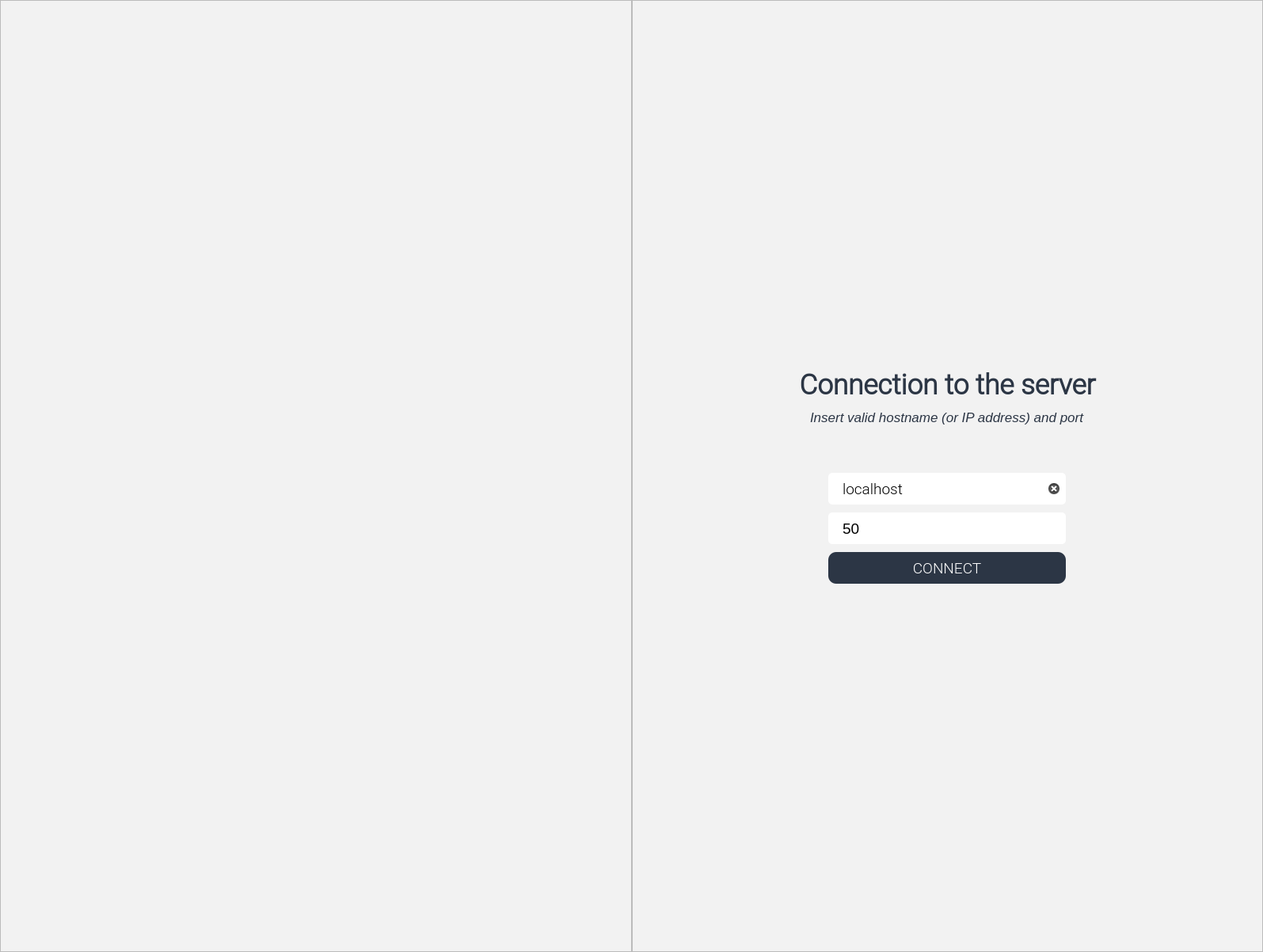
<?xml version="1.0" encoding="UTF-8"?>
<ui version="4.0">
 <class>ConnectionForm</class>
 <widget class="QWidget" name="ConnectionForm">
  <property name="geometry">
   <rect>
    <x>0</x>
    <y>0</y>
    <width>1595</width>
    <height>1202</height>
   </rect>
  </property>
  <property name="sizePolicy">
   <sizepolicy hsizetype="Preferred" vsizetype="Preferred">
    <horstretch>0</horstretch>
    <verstretch>0</verstretch>
   </sizepolicy>
  </property>
  <property name="maximumSize">
   <size>
    <width>16777215</width>
    <height>16777215</height>
   </size>
  </property>
  <property name="windowTitle">
   <string>Write TOgheter </string>
  </property>
  <property name="windowIcon">
   <iconset resource="resource.qrc">
    <normaloff>:/images/app/logo_black.png</normaloff>:/images/app/logo_black.png</iconset>
  </property>
  <property name="styleSheet">
   <string notr="true">* {
	font-family: &quot;Roboto Light&quot;;
	font-size: 14pt;
}

QFrame {
	background-color: #f2f2f2;
}

QLine {
	color: grey;
}

QLineEdit,QSpinBox {
	background-color: white;
	padding: 5px 16px 5px;
    border-radius: 5px;
}

QLineEdit:focus, QSpinBox:focus {
	border: 2px solid rgb(44, 54, 69);
}

QPushButton#connect {
	background-color: rgb(44, 54, 69);
	border-radius: 10px;
	color: white;
}

QPushButton#connect:hover {
	background-color: rgb(30,37,58);
}

QPushButton#connect:pressed {
	border-radius: 15px;
}

QLabel#instructions {
	font-style: italic;
	font-size: 13pt;
}

QLabel {
	color: rgb(44, 54, 69);
}</string>
  </property>
  <layout class="QHBoxLayout" name="horizontalLayout">
   <property name="spacing">
    <number>0</number>
   </property>
   <property name="leftMargin">
    <number>0</number>
   </property>
   <property name="topMargin">
    <number>0</number>
   </property>
   <property name="rightMargin">
    <number>0</number>
   </property>
   <property name="bottomMargin">
    <number>0</number>
   </property>
   <item>
    <widget class="QFrame" name="logo">
     <property name="sizePolicy">
      <sizepolicy hsizetype="Preferred" vsizetype="Preferred">
       <horstretch>0</horstretch>
       <verstretch>0</verstretch>
      </sizepolicy>
     </property>
     <property name="frameShape">
      <enum>QFrame::StyledPanel</enum>
     </property>
     <property name="frameShadow">
      <enum>QFrame::Raised</enum>
     </property>
     <layout class="QGridLayout" name="gridLayout">
      <property name="leftMargin">
       <number>50</number>
      </property>
      <property name="topMargin">
       <number>50</number>
      </property>
      <property name="rightMargin">
       <number>50</number>
      </property>
      <property name="bottomMargin">
       <number>50</number>
      </property>
      <item row="0" column="0">
       <widget class="QLabel" name="label_2">
        <property name="maximumSize">
         <size>
          <width>16777215</width>
          <height>16777215</height>
         </size>
        </property>
        <property name="text">
         <string/>
        </property>
        <property name="pixmap">
         <pixmap resource="resource.qrc">:/images/app/background.png</pixmap>
        </property>
        <property name="scaledContents">
         <bool>true</bool>
        </property>
       </widget>
      </item>
     </layout>
    </widget>
   </item>
   <item>
    <widget class="QFrame" name="form">
     <property name="sizePolicy">
      <sizepolicy hsizetype="Preferred" vsizetype="Preferred">
       <horstretch>0</horstretch>
       <verstretch>0</verstretch>
      </sizepolicy>
     </property>
     <property name="frameShape">
      <enum>QFrame::StyledPanel</enum>
     </property>
     <property name="frameShadow">
      <enum>QFrame::Raised</enum>
     </property>
     <layout class="QVBoxLayout" name="verticalLayout">
      <property name="spacing">
       <number>10</number>
      </property>
      <property name="leftMargin">
       <number>10</number>
      </property>
      <property name="topMargin">
       <number>0</number>
      </property>
      <property name="rightMargin">
       <number>10</number>
      </property>
      <property name="bottomMargin">
       <number>0</number>
      </property>
      <item>
       <spacer name="verticalSpacer_2">
        <property name="orientation">
         <enum>Qt::Vertical</enum>
        </property>
        <property name="sizeHint" stdset="0">
         <size>
          <width>20</width>
          <height>40</height>
         </size>
        </property>
       </spacer>
      </item>
      <item>
       <widget class="QLabel" name="label">
        <property name="sizePolicy">
         <sizepolicy hsizetype="Preferred" vsizetype="Preferred">
          <horstretch>0</horstretch>
          <verstretch>0</verstretch>
         </sizepolicy>
        </property>
        <property name="font">
         <font>
          <family>Roboto Light</family>
          <pointsize>14</pointsize>
          <weight>50</weight>
          <italic>false</italic>
          <bold>false</bold>
         </font>
        </property>
        <property name="styleSheet">
         <string notr="true">color: rgb(44, 54, 69);</string>
        </property>
        <property name="text">
         <string>&lt;html&gt;&lt;head/&gt;&lt;body&gt;&lt;p align=&quot;center&quot;&gt;&lt;span style=&quot; font-size:26pt; font-weight:600;&quot;&gt;Connection to the server&lt;/span&gt;&lt;/p&gt;&lt;/body&gt;&lt;/html&gt;</string>
        </property>
       </widget>
      </item>
      <item alignment="Qt::AlignHCenter">
       <widget class="QLabel" name="instructions">
        <property name="styleSheet">
         <string notr="true"/>
        </property>
        <property name="text">
         <string>Insert valid hostname (or IP address) and port</string>
        </property>
       </widget>
      </item>
      <item>
       <spacer name="verticalSpacer_3">
        <property name="orientation">
         <enum>Qt::Vertical</enum>
        </property>
        <property name="sizeType">
         <enum>QSizePolicy::Fixed</enum>
        </property>
        <property name="sizeHint" stdset="0">
         <size>
          <width>20</width>
          <height>50</height>
         </size>
        </property>
       </spacer>
      </item>
      <item alignment="Qt::AlignHCenter">
       <widget class="QLineEdit" name="hostname">
        <property name="sizePolicy">
         <sizepolicy hsizetype="Minimum" vsizetype="Fixed">
          <horstretch>0</horstretch>
          <verstretch>0</verstretch>
         </sizepolicy>
        </property>
        <property name="minimumSize">
         <size>
          <width>300</width>
          <height>40</height>
         </size>
        </property>
        <property name="maximumSize">
         <size>
          <width>300</width>
          <height>40</height>
         </size>
        </property>
        <property name="font">
         <font>
          <family>Roboto Light</family>
          <pointsize>14</pointsize>
          <weight>50</weight>
          <bold>false</bold>
         </font>
        </property>
        <property name="styleSheet">
         <string notr="true"/>
        </property>
        <property name="text">
         <string>localhost</string>
        </property>
        <property name="echoMode">
         <enum>QLineEdit::Normal</enum>
        </property>
        <property name="placeholderText">
         <string/>
        </property>
        <property name="clearButtonEnabled">
         <bool>true</bool>
        </property>
       </widget>
      </item>
      <item alignment="Qt::AlignHCenter">
       <widget class="QSpinBox" name="port">
        <property name="minimumSize">
         <size>
          <width>300</width>
          <height>40</height>
         </size>
        </property>
        <property name="maximumSize">
         <size>
          <width>300</width>
          <height>40</height>
         </size>
        </property>
        <property name="buttonSymbols">
         <enum>QAbstractSpinBox::NoButtons</enum>
        </property>
        <property name="maximum">
         <number>65535</number>
        </property>
        <property name="value">
         <number>50</number>
        </property>
       </widget>
      </item>
      <item alignment="Qt::AlignHCenter">
       <widget class="QPushButton" name="connect">
        <property name="minimumSize">
         <size>
          <width>300</width>
          <height>40</height>
         </size>
        </property>
        <property name="maximumSize">
         <size>
          <width>300</width>
          <height>40</height>
         </size>
        </property>
        <property name="font">
         <font>
          <family>Roboto Light</family>
          <pointsize>14</pointsize>
          <weight>50</weight>
          <bold>false</bold>
         </font>
        </property>
        <property name="cursor">
         <cursorShape>PointingHandCursor</cursorShape>
        </property>
        <property name="styleSheet">
         <string notr="true"/>
        </property>
        <property name="text">
         <string>CONNECT</string>
        </property>
        <property name="shortcut">
         <string>Return</string>
        </property>
        <property name="autoDefault">
         <bool>true</bool>
        </property>
        <property name="default">
         <bool>true</bool>
        </property>
       </widget>
      </item>
      <item>
       <spacer name="verticalSpacer">
        <property name="orientation">
         <enum>Qt::Vertical</enum>
        </property>
        <property name="sizeHint" stdset="0">
         <size>
          <width>20</width>
          <height>40</height>
         </size>
        </property>
       </spacer>
      </item>
     </layout>
    </widget>
   </item>
  </layout>
 </widget>
 <tabstops>
  <tabstop>hostname</tabstop>
  <tabstop>port</tabstop>
  <tabstop>connect</tabstop>
 </tabstops>
 <resources>
  <include location="resource.qrc"/>
 </resources>
 <connections/>
</ui>
